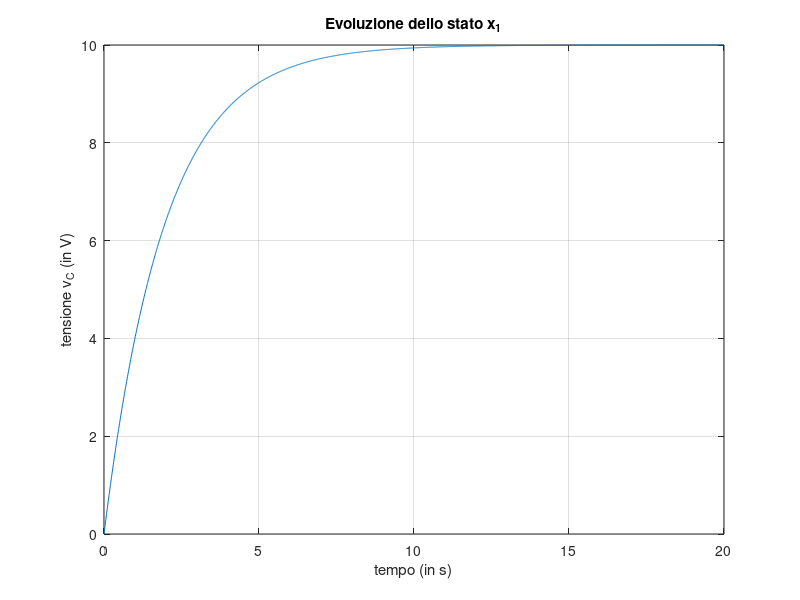
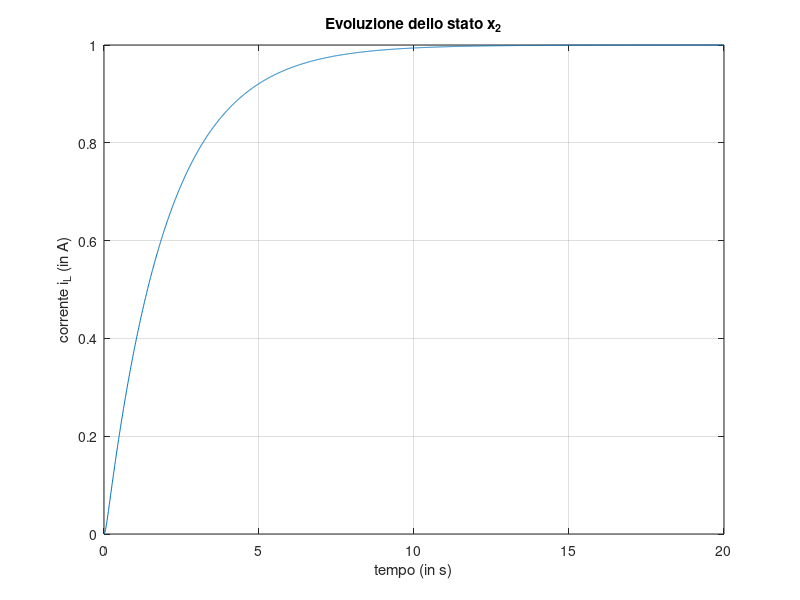
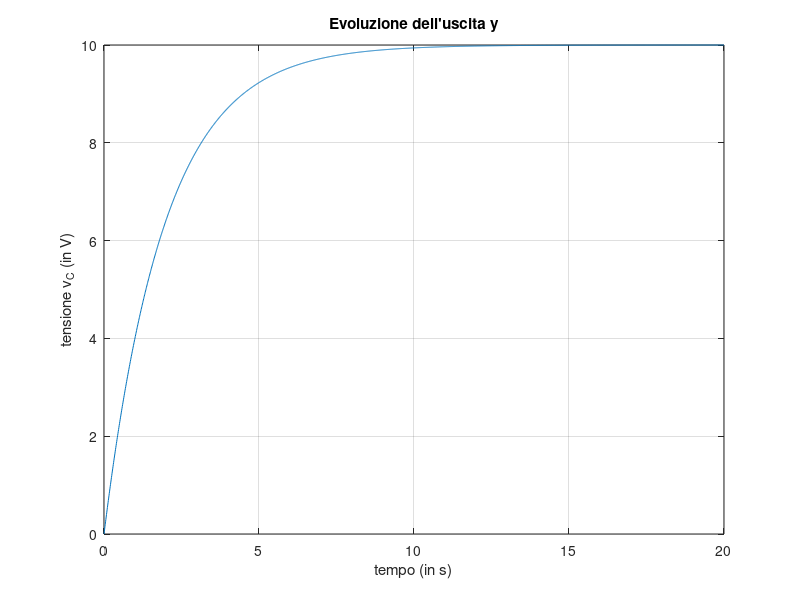

These figures' MATLAB source, in order: (Note: this script raises an error after producing the figures.)
es=menu('Simulazione della risposta del sistema elettrico',...
        'caso 1.a: R=10,  L=0.5,  x0=[0;0],   i(t)=1;',...
        'caso 1.b: R=100, L=0.5,  x0=[0;0],   i(t)=1;',...
        'caso 1.c: R=0.1, L=0.05, x0=[0;0],   i(t)=1;',...
        'caso 1.d: R=10,  L=0.5,  x0=[0;0.2], i(t)=1;',...
        'caso 2.a: R=10,  L=0.5,  x0=[0;0],   i(t)=cos(4t);',...
        'caso 2.b: R=100, L=0.5,  x0=[0;0],   i(t)=cos(4t);',...
        'caso 2.c: R=0.1, L=0.05, x0=[0;0],   i(t)=cos(4t);',...
        'caso 2.d: R=10,  L=0.5,  x0=[0;0.2], i(t)=cos(4t)');
switch es,
case 1, R=10;  L=0.5;  x0=[0;0];   w0=0; tmax=20;
case 2, R=100; L=0.5;  x0=[0;0];   w0=0; tmax=200;
case 3, R=0.1; L=0.05; x0=[0;0];   w0=0; tmax=10;
case 4, R=10;  L=0.5;  x0=[0;0.2]; w0=0; tmax=20;
case 5, R=10;  L=0.5;  x0=[0;0];   w0=4; tmax=10;
case 6, R=100; L=0.5;  x0=[0;0];   w0=4; tmax=10;
case 7, R=0.1; L=0.05; x0=[0;0];   w0=4; tmax=10;
case 8, R=10;  L=0.5;  x0=[0;0.2]; w0=4; tmax=10;
end

C = 0.2;
t = 0:0.01:tmax;
i0 = 1;
u = i0*cos(w0*t);

A = [0, -1/C; 1/L, -R/L];
B = [1/C; 0];
C = [1, 0];
D = 0;


% risposta sistema dinamico

sistema = ss(A, B, C, D);

[y, tsim, x] = lsim(sistema, u, t, x0);

figure(1), plot(tsim,x(:,1)), grid on, zoom on, title('Evoluzione dello stato x_1'), 
xlabel('tempo (in s)'), ylabel('tensione v_C (in V)')
figure(2), plot(tsim,x(:,2)), grid on, zoom on, title('Evoluzione dello stato x_2'), 
xlabel('tempo (in s)'), ylabel('corrente i_L (in A)')
figure(3), plot(tsim,y), grid on, zoom on, title('Evoluzione dell''uscita y'), 
xlabel('tempo (in s)'), ylabel('tensione v_C (in V)')


% funzione di trasferimento

fprintf('System G(s)');
G = tf(sistema)

[numG, denG] = ss2tf(A, B, C, D);

fprintf('Zeri di G(s)');
damp(numG); % Calcolo degli zeri di G(s)

fprintf('Poli di G(s)');
damp(denG); % Calcolo dei poli di G(s)


% calcolo analitico della risposta del sistema dinamico

fprintf('Input U(s)');
ingresso=menu('Tipo d''ingresso del sistema','u(t)=u0;','u(t)=t;','u(t)=u0*cos(4t)');
switch ingresso,
case 1, U = tf(1,[1,0])
case 2, U = tf(1,[1,0,0])
case 3, U = tf([1,0],[1,0,4^2])
end

fprintf('Output Y(s)');
Y = G*U
[numY, denY] = tfdata(Y, 'v');
[residui, poli, resti] = residue(numY, denY) % Scomposizione in fratti semplici

